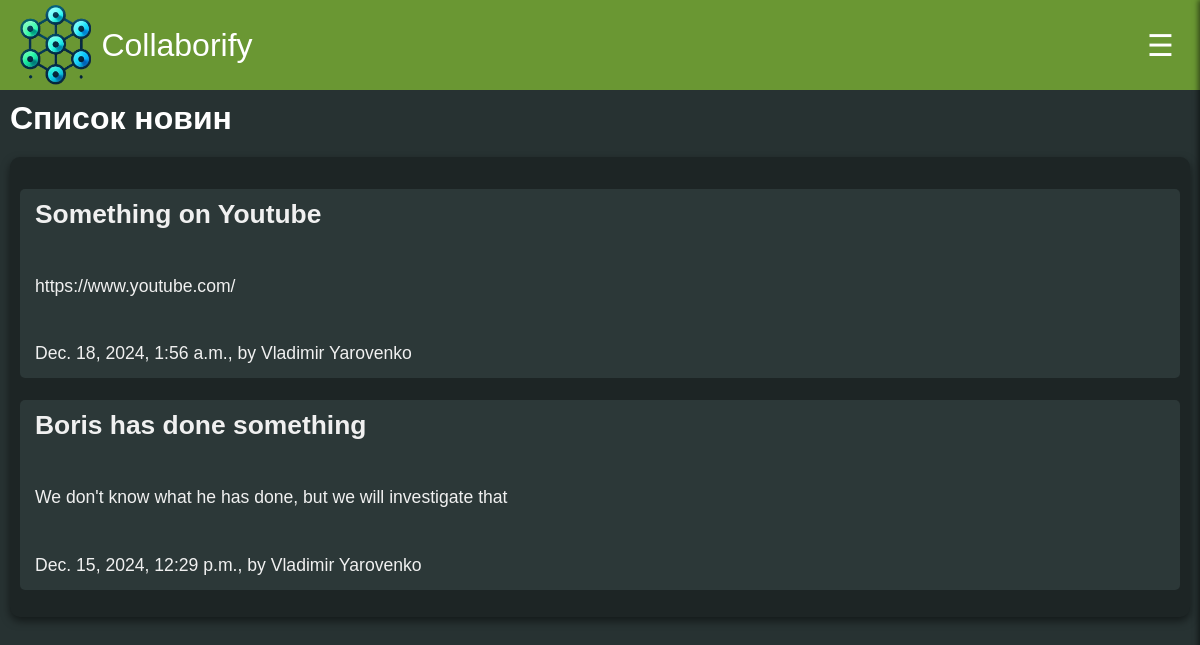
Page /news-list/ on the committed database.
### default_pages/models.py (models this page shows, shortened)
class News(models.Model):
    title = models.CharField(max_length=255)
    content = models.TextField()
    author = models.ForeignKey(
        CustomUser,
        on_delete=models.CASCADE,
        related_name="authored_news"
    )
    editor = models.ForeignKey(
        CustomUser,
        on_delete=models.SET_NULL,
        related_name="edited_news",
        null=True,
        blank=True
    )
    created_at = models.DateTimeField(auto_now_add=True)
    updated_at = models.DateTimeField(auto_now=True)
    class Meta:
        permissions = [('can_post_news', 'Can post news')]

### auth_sys/models.py (models this page shows)
class CustomUser(AbstractBaseUser, PermissionsMixin):
    MONTH_CHOICES = [
        (1, 'January'),
        (2, 'February'),
        (3, 'March'),
        (4, 'April'),
        (5, 'May'),
        (6, 'June'),
        (7, 'July'),
        (8, 'August'),
        (9, 'September'),
        (10, 'October'),
        (11, 'November'),
        (12, 'December'),
    ]
    username = None
    first_name = models.CharField(max_length=255)
    last_name = models.CharField(max_length=255)
    email = models.EmailField(unique=True)
    birth_day = models.PositiveIntegerField(null=True)
    birth_month = models.PositiveIntegerField(choices=MONTH_CHOICES, null=True)
    is_staff = models.BooleanField(default=False)
    is_superuser = models.BooleanField(default=False)
    is_active = models.BooleanField(default=True)
    role = models.ForeignKey(Group, on_delete=models.SET_NULL, null=True, blank=True)
    USERNAME_FIELD = "email"
    objects = CustomUserManager()
    def __str__(self):
        return f"{self.first_name} {self.last_name}"

### default_pages/views.py (the view)
# urls.py: path('news-list/', views.NewsListView.as_view(), name='news-list'),
class NewsListView(ListView):
    model = News
    template_name = 'default_pages/news_list.html'
    context_object_name = 'news'
    def get_queryset(self):
        return News.objects.order_by('-created_at')

### templates/default_pages/news_list.html (shortened to what this page needs)
{% extends 'base.html' %}
{% load static %}
{% block content %}
  <link rel="stylesheet" href="{% static 'css/main_page.css' %}">
  <h1>Список новин</h1>
  <div class="layout-container">
    <div class="news-box1">
        {% for article in news %}
            <a class="news-item" href="{% url 'news-detail' pk=article.id %}">
                <h2>{{ article.title }}</h2>
                <p>{{ article.content }}</p>
                <p>{{ article.created_at }}, by {{ article.author }}</p>
            </a>
        {% endfor %}
    </div>
  </div>
{% endblock %}

### static/css/main.css (style rules this page uses)
body { margin: 0; font-family: Arial, Helvetica, sans-serif; background-color: #273232; color: #FFFFFF; }

### static/css/main_page.css (style rules this page uses)
.layout-container { display: flex; justify-content: space-between; align-items: flex-start; align-items: stretch; }
.news-box, .news-box1 { width: 60%; margin: 10px 10px; background-color: #1d2525; border-radius: 10px; padding: 10px; box-shadow: 0 4px 8px rgba(0, 0, 0, 0.5); }
.news-box1 { width: 100%; }
h1 { margin: 10px; }
.news-item { display: block; height: auto; background-color: #2c3838; color: #f0f0f0; text-decoration: none; margin-bottom: 8px; border-radius: 5px; line-height: 50px; padding: 0 15px; text-align: left; font-size: 1.1rem; transition: background-color 0.3s; }
.news-item:last-child { margin-bottom: 0; }

### rows in the picture
News: title "Something on Youtube", content "https://www.youtube.com/", created_at "Dec. 18, 2024, 1:56 a.m.", author "Vladimir Yarovenko"
News: title "Boris has done something", content "We don't know what he has done, but we will investigate that", created_at "Dec. 15, 2024, 12:29 p.m.", author "Vladimir Yarovenko"
